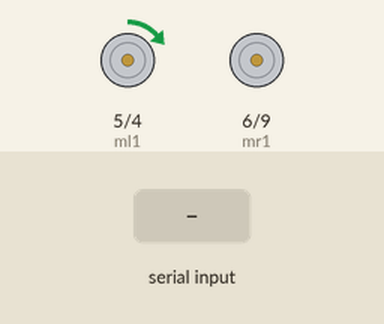
Simulated run of this sketch. Board: Arduino Uno, built with avr-gcc and run on an emulated ATmega328P. On the bench: motor-driver pin pairs drawn as motors (green arrow = first pin HIGH = forward, orange = second pin HIGH = backward, longer = more drive). The inputs (shaded band) are chosen by the test bench.

Above: at 1.2 s.
1.3 s: "F" received over Serial
At 2.6 s:
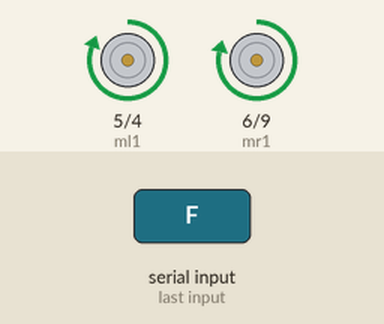
4.3 s: "B" received over Serial
At 4.9 s:
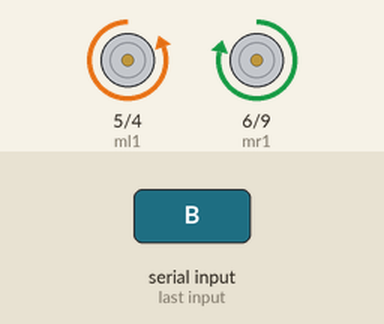
7.3 s: "L" received over Serial
At 9.4 s:
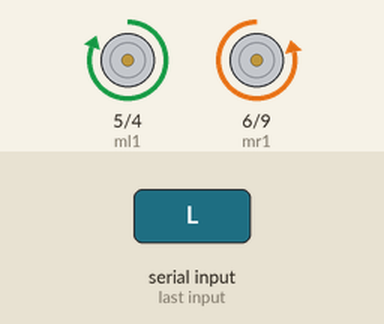
Timing chart, 0 to 11.1 s (numbered marks = the images above; inputs shaded):
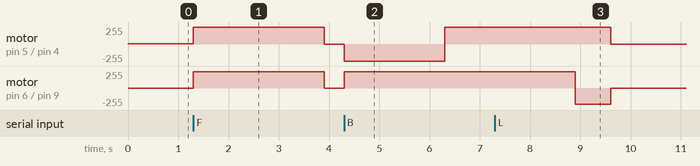

Measured:
- after the input at 1.3 s, motor on pin 5 (ml1) / pin 4 (ml2): forward 1/255 → forward 255/255 at once, → stopped 2.6 s later; motor on pin 6 (mr1) / pin 9 (mr2): stopped → forward 247/255 at once, → stopped 2.6 s later
- after the input at 4.3 s, motor on pin 5 (ml1) / pin 4 (ml2): stopped → backward 255/255 at once, → forward 255/255 2.0 s later; motor on pin 6 (mr1) / pin 9 (mr2): stopped → forward 247/255 at once
- after the input at 7.3 s, motor on pin 5 (ml1) / pin 4 (ml2): forward 255/255 → stopped after 2.3 s instead of 1.6 s; motor on pin 6 (mr1) / pin 9 (mr2): forward 247/255 → backward 247/255 after 1.6 s, → stopped 0.70 s later

The sketch:

arduino.ino
```cpp
//Initialzing the pin numbers.
int mr1 = 6;
int mr2 = 9;
int ml1 = 5;
int ml2 = 4;
int trig = 10;
int echo = 11;
int distance = 0;
long duration;

//The speeds will need to be calibrated for the specific robot.
int rightWheelSpeed = 247;
int leftWheelSpeed = 255;

// time for going 50 cm.
int straightTime = 2600;

void setup()
{
  //Setting up the pins
  pinMode(mr1,OUTPUT);
  pinMode(ml1,OUTPUT);
  pinMode(mr2,OUTPUT);
  pinMode(ml2,OUTPUT);
  pinMode(trig, OUTPUT);
  pinMode(echo, INPUT);
  analogWrite(ml1,OUTPUT);
  analogWrite(ml2,OUTPUT);
  analogWrite(mr1,OUTPUT);
  analogWrite(mr2,OUTPUT);
  Serial.begin(9600);
}
//Fucntions which moves the robot forward.
void forward()
{
  analogWrite(mr1,rightWheelSpeed);
  analogWrite(mr2,LOW);
  analogWrite(ml1,leftWheelSpeed);
  analogWrite(ml2,LOW);
}
//Function which moves the robot right.
void right()
{
  analogWrite(mr1,rightWheelSpeed);
  analogWrite(mr2,LOW);
  analogWrite(ml1,LOW);
  analogWrite(ml2,leftWheelSpeed);
}
//Function which moves the robot left.
void left()
{
  analogWrite(mr1,LOW);
  analogWrite(mr2,rightWheelSpeed);
  analogWrite(ml1,leftWheelSpeed);
  analogWrite(ml2,LOW);
}
//Function which moves the robot backwards by mving right twice and then going forward.
void backward()
{
  right();
  delay(1000);
  right();
  delay(1000);
  forward();
  delay(straightTime);
}
//Function which stops the robot
void stop()
{
  analogWrite(mr1,LOW);
  analogWrite(mr2,LOW);
  analogWrite(ml1,LOW);
  analogWrite(ml2,LOW);
}
//Function which gets the distance from the ultrasonic sensor.
void get_dist()
{
  distance = 0;
  for (int i = 0; i < 20;i++)
    {
      digitalWrite(trig, LOW);
      delayMicroseconds(2);
      digitalWrite(trig, HIGH);
      delayMicroseconds(10);
      digitalWrite(trig, LOW);
      duration = pulseIn(echo, HIGH);
      distance += (duration * 0.034) / 2;
    }
    Serial.println(distance/20);
}
//Defining the keys for each function.
void executeCommand(char cmd)
{
  switch(cmd)
  {
    case 'F':
      forward();
      delay(straightTime);
      stop();
      break;
    case 'B':
      backward();
      stop();
      break;
    case 'R':
      right();
      // original thousand
      delay(1300);
      stop();
      break;
    case 'L':
      left();
      // original 1000
      delay(700);
      stop();
      break;
    case 'W':
      forward();
      delay(100);
      stop();
      break;
    case 'A':
      left();
      delay(100);
      stop();
      break;
    case 'D':
      right();
      delay(100);
      stop();
      break;
    case 'O':
      get_dist();
      break;
    case 'S':
      stop();
      break;
  }
}
//Continuously read input from the serial monitor.
void loop()
{
  if(Serial.available() > 0)
  {
    char cmd = Serial.read();
    executeCommand(cmd);

  }
    Serial.flush();
}
```
